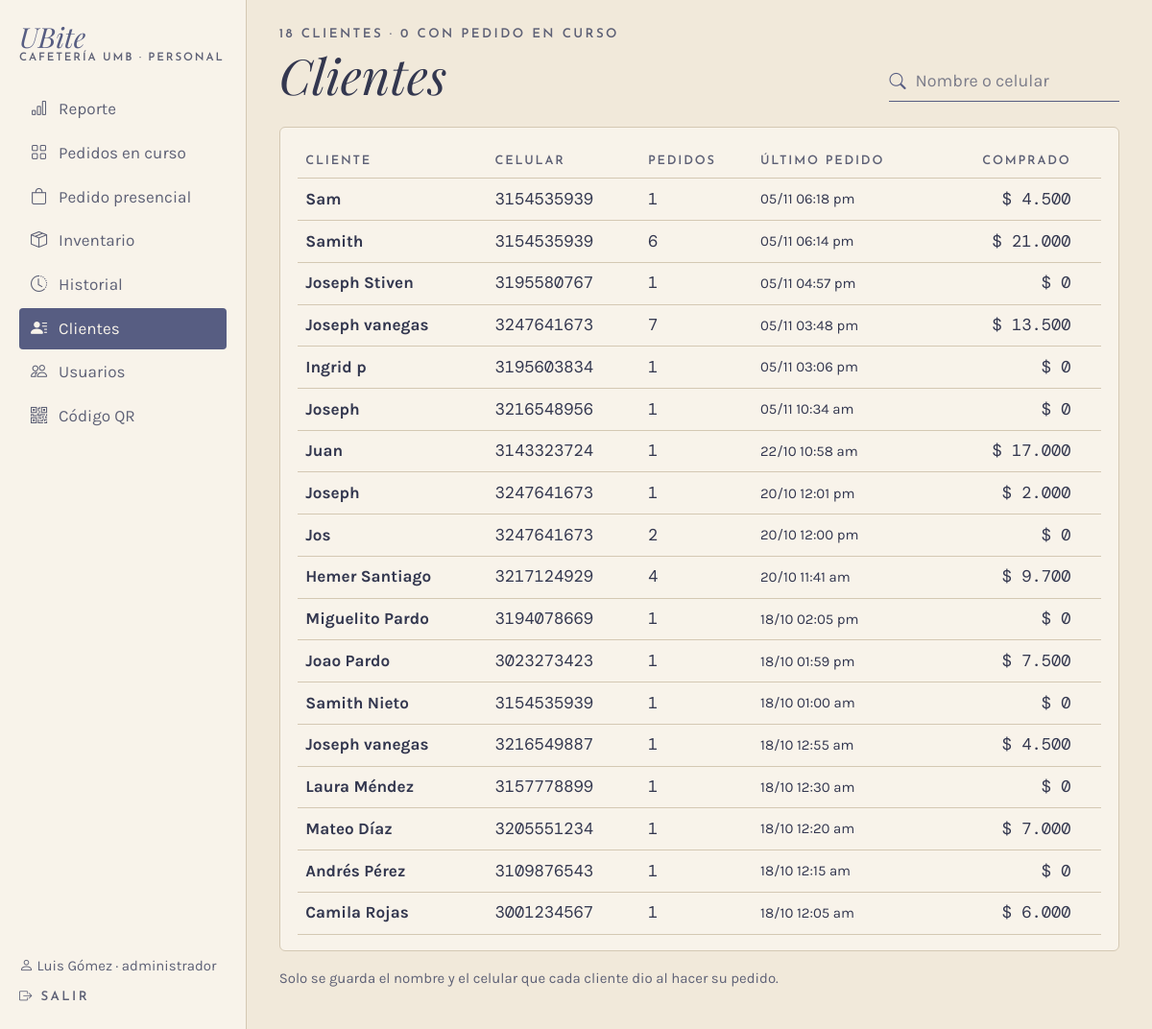
The app's page /admin/clientes (signed in), older data.
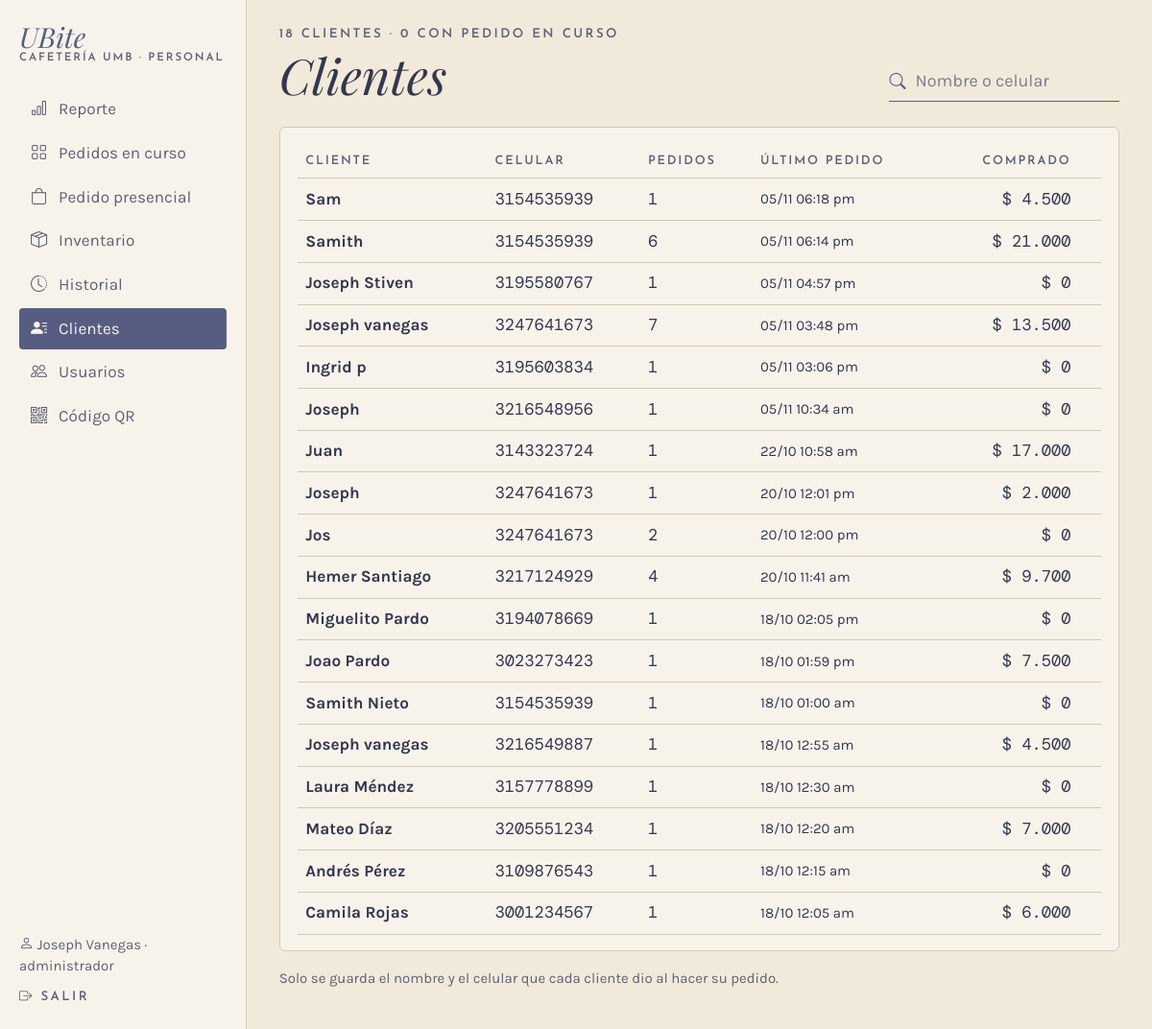
The same page, newer data.
### app/models.py (models this page shows, shortened)
class Usuario(UserMixin, db.Model):
    __tablename__ = "usuario"
    __table_args__ = (
        db.CheckConstraint("rol IN ('cajero', 'administrador')", name="ck_usuario_rol"),
    )
    id_usuario = db.Column(db.Integer, primary_key=True, autoincrement=True)
    nombre = db.Column(db.Text, nullable=False)
    rol = db.Column(db.Text, nullable=False)
    username = db.Column(db.Text, nullable=False, unique=True)
    password_hash = db.Column(db.Text, nullable=False)
    activo = db.Column(db.Boolean, nullable=False, default=True)
    @property
    def is_active(self):
        return bool(self.activo)

### app/routes/admin.py (the view)
@bp.route("/clientes")
@rol_requerido("administrador")
def clientes():
    buscar = request.args.get("buscar", "").strip()
    filas = gestion.clientes(buscar)
    return render_template("admin/clientes.html", filas=filas, buscar=buscar,
                           activos=sum(1 for f in filas if f["activo"]))

### app/__init__.py (called while the page is built)
def pesos(valor):
    return f"{valor:,.0f}".replace(",", ".")

@login_manager.user_loader
def cargar_usuario(id_usuario):
    from .models import Usuario
    u = db.session.get(Usuario, int(id_usuario))
    return u if u is not None and u.activo else None

### app/database.py (called while the page is built)
@event.listens_for(Engine, "begin")
def _iniciar(conexion):
    conexion.exec_driver_sql("BEGIN IMMEDIATE" if _escritura.get() else "BEGIN")

### app/gestion.py (called while the page is built)
def clientes(buscar=""):
    q = Cliente.query
    if buscar:
        q = q.filter(Cliente.nombre.ilike(f"%{buscar}%") | Cliente.telefono.like(f"%{buscar}%"))
    filas = []
    for c in q.all():
        hechos = [p for p in c.pedidos if p.estado != "cancelado"]
        filas.append({
            "cliente": c,
            "pedidos": len(c.pedidos),
            "gastado": sum(p.total for p in hechos if p.estado == "entregado"),
            "ultimo": max((p.fecha_hora for p in c.pedidos), default=None),
            "activo": any(p.estado in ACTIVOS for p in c.pedidos),
        })
    filas.sort(key=lambda f: (not f["activo"], f["ultimo"] is None, -(f["ultimo"].timestamp() if f["ultimo"] else 0)))
    return filas

### app/templates/admin/clientes.html (shortened to what this page needs)
{% extends "caja/_base.html" %}
{% set titulo_barra = "Clientes" %}
{% block panel %}
<div class="d-flex flex-wrap justify-content-between align-items-end gap-3 mb-4">
  <div>
    <p class="etiqueta mb-1">{{ filas|length }} clientes · {{ activos }} con pedido en curso</p>
    <h1 class="titulo display-5 mb-0 d-none d-lg-block">Clientes</h1>
  </div>
  <form method="get" class="campo-icono buscador"><i class="bi bi-search"></i>
    <input class="form-control linea-campo" name="buscar" value="{{ buscar }}" placeholder="Nombre o celular">
  </form>
</div>
<div class="tarjeta">
  <div class="table-responsive">
  <table class="table tabla-ubite align-middle mb-0">
    <thead><tr><th>Cliente</th><th>Celular</th><th>Pedidos</th><th>Último pedido</th><th class="text-end">Comprado</th><th></th></tr></thead>
    <tbody>
    {% for f in filas %}
    <tr>
      <td class="fw-bold">{{ f.cliente.nombre }}</td>
      <td class="mono">{{ f.cliente.telefono or "—" }}</td>
      <td class="mono">{{ f.pedidos }}</td>
      <td class="small">{{ f.ultimo.strftime('%d/%m %I:%M %p').lower() if f.ultimo else "—" }}</td>
      <td class="mono text-end">$ {{ f.gastado|pesos }}</td>
      <td class="text-end">{% if f.activo %}<span class="chip chip-oscuro">Pedido en curso</span>{% endif %}</td>
    </tr>
    {% else %}
    <tr><td colspan="6" class="suave">No hay clientes{{ " con esa búsqueda" if buscar }}.</td></tr>
    {% endfor %}
    </tbody>
  </table>
  </div>
</div>
<p class="small suave mt-3">Solo se guarda el nombre y el celular que cada cliente dio al hacer su pedido.</p>
{% endblock %}

### app/templates/caja/_base.html (shortened to what this page needs)
{% extends "base.html" %}
{% block clase_main %}{{ 'con-lateral' if es_admin }} container-xl py-4 con-barra-inferior{% endblock %}
{% block encabezado %}
{% if es_admin %}
<aside class="lateral d-none d-lg-flex">
  <a class="marca mb-4" href="{{ url_for('admin.reporte') }}"><span class="nombre">UBite</span><span class="sub">Cafetería UMB · Personal</span></a>
  <nav>
    {% for ruta, texto, icono in menu_personal %}
    <a href="{{ url_for(ruta) }}" class="{{ 'activo' if seccion == ruta }}"><i class="bi {{ icono }}"></i>{{ texto }}</a>
    {% endfor %}
  </nav>
  <div class="mt-auto pt-4 small">
    <div class="suave mb-2"><i class="bi bi-person"></i> {{ current_user.nombre }} · {{ current_user.rol }}</div>
    <a href="{{ url_for('auth.salir') }}" class="etiqueta text-decoration-none"><i class="bi bi-box-arrow-right"></i> Salir</a>
  </div>
</aside>
{% endif %}
{% endblock %}
{% block contenido %}
{% block panel %}{% endblock %}
{% endblock %}

Row changes from the older to the newer data that the page shows:
changed Usuario "administrador": nombre "Luis Gómez" → "Joseph Vanegas"
